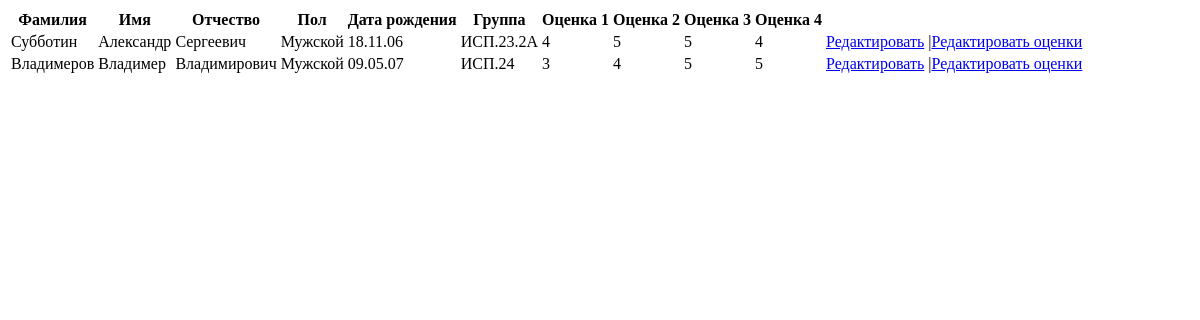
Before: / with the older database file.
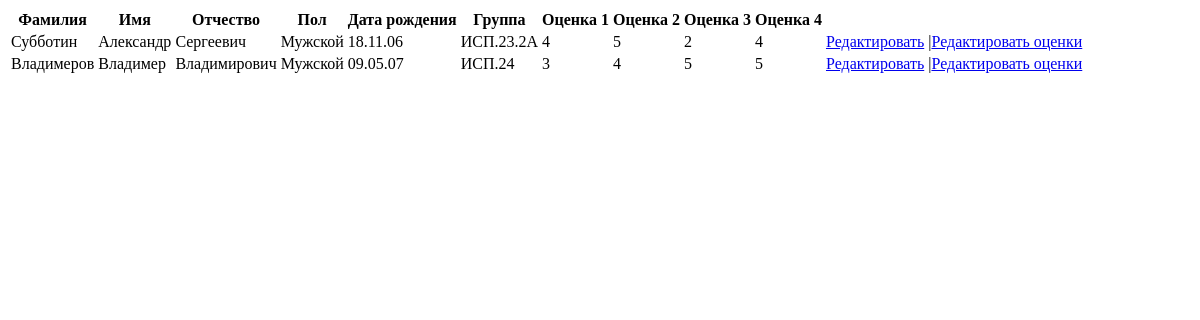
After: the same page with the newer database file.
### app/models.py (models this page shows)
class Students(models.Model):
    surname = models.CharField(max_length=20)
    name = models.CharField(max_length=20)
    midname = models.CharField(max_length=20)
    gender = models.CharField(max_length=10)
    bday = models.CharField(max_length=10)
    group = models.CharField(max_length=10)

class Exams(models.Model):
    student = models.OneToOneField(Students, on_delete=models.CASCADE, primary_key=True)
    grade_first = models.IntegerField()
    grade_second = models.IntegerField()
    grade_third = models.IntegerField()
    grade_fourth = models.IntegerField()

### app/views.py (the view)
# urls.py: path('', views.index),
def index(request):
    students = Students.objects.select_related('exams').all()
    return render(request, 'index.html', {'students': students})

### app/templates/index.html (shortened to what this page needs)
<!DOCTYPE html>
<html lang="ru">
<head>
</head>
<body>
    <div>
        <table>
            <thead>
                <tr>
                    <th>Фамилия</th>
                    <th>Имя</th>
                    <th>Отчество</th>
                    <th>Пол</th>
                    <th>Дата рождения</th>
                    <th>Группа</th>
                    <th>Оценка 1</th>
                    <th>Оценка 2</th>
                    <th>Оценка 3</th>
                    <th>Оценка 4</th>
                </tr>
            </thead>
            <tbody>
                {% for student in students %}
                <tr>
                    <td>{{ student.surname }}</td>
                    <td>{{ student.name }}</td>
                    <td>{{ student.midname }}</td>
                    <td>{{ student.gender }}</td>
                    <td>{{ student.bday }}</td>
                    <td>{{ student.group }}</td>
                    {% if student.exams %}
                    <td>{{ student.exams.grade_first }}</td>
                    <td>{{ student.exams.grade_second }}</td>
                    <td>{{ student.exams.grade_third }}</td>
                    <td>{{ student.exams.grade_fourth }}</td>
                    {% else %}
                    <td>Оценки не введены</td>
                    {% endif %}
                    <td>
                        <a href="{% url 'edit_student' student.id %}">Редактировать</a> |<a
                            href="{% url 'edit_exams' student.id %}">Редактировать оценки</a>
                    </td>
                </tr>
                {% endfor %}
            </tbody>
        </table>
    </div>
</body>
</html>

Changed rows visible on the page:
changed through a linked row, Students "Субботин": exams.grade_third "5" → "2"
